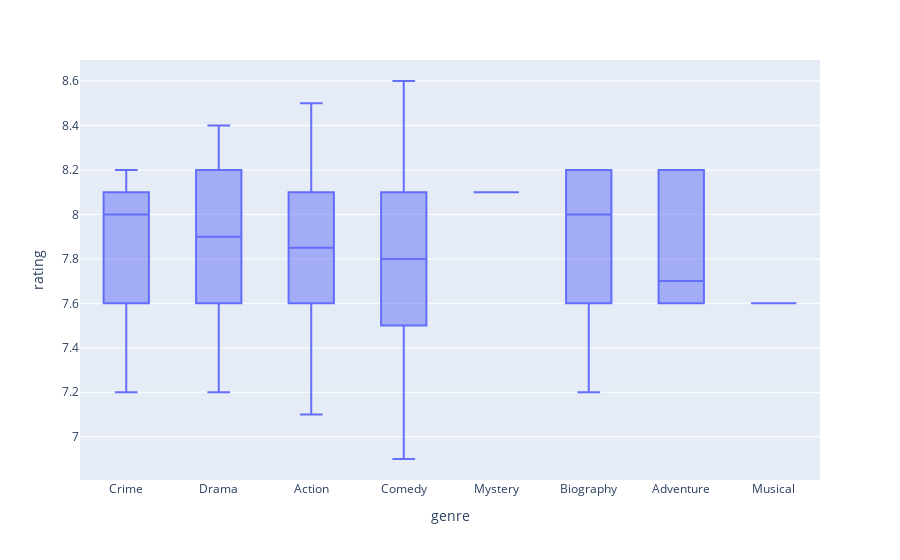

Here is the notebook cell this chart was saved with:
### Markdown cell above
Here in this graph I had observed that the most rating is given to the movies which are come under the genre of the "COMEDY" and the second most rating is given to the

### Code cell
fig = px.box(df, x="genre", y="rating",color="smoker ")
fig.show()

### Figure 1 — Plotly figure (JSON) as saved in the notebook; plotly's stock layout.template omitted (floating-point values rounded to 4 significant figures; data arrays with more than 128 entries replaced by an {"elided": "..."} marker saying what was removed)
{"data": [{"alignmentgroup": "True", "hovertemplate": "genre=%{x}<br>rating=%{y}<extra></extra>", "legendgroup": "", "marker": {"color": "#636efa"}, "name": "", "notched": false, "offsetgroup": "", "orientation": "v", "showlegend": false, "type": "box", "x": {"elided": "598 str values"}, "x0": " ", "xaxis": "x", "y": {"elided": "598 float values"}, "y0": " ", "yaxis": "y"}], "layout": {"boxmode": "group", "legend": {"tracegroupgap": 0}, "margin": {"t": 60}, "xaxis": {"anchor": "y", "domain": [0, 1], "title": {"text": "genre"}}, "yaxis": {"anchor": "x", "domain": [0, 1], "title": {"text": "rating"}}}}
